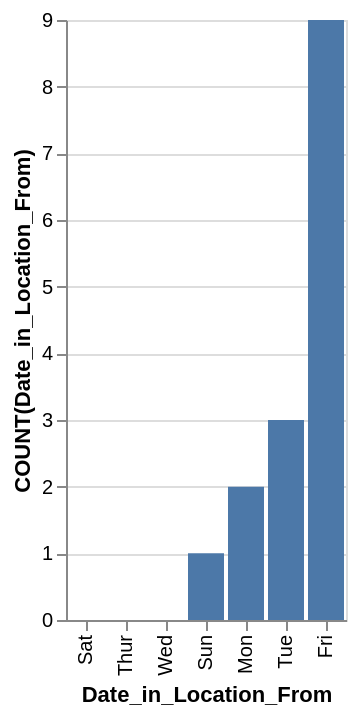

The specification (Vega-Lite) saved for this image:
### Vega-Lite specification from a JSON file in a GitHub repository (floating-point values rounded to 4 significant figures)
{"data": {"values": [{"x_data": "Sat", "y_data": 0}, {"x_data": "Thur", "y_data": 0}, {"x_data": "Wed", "y_data": 0}, {"x_data": "Sun", "y_data": 1}, {"x_data": "Mon", "y_data": 2}, {"x_data": "Tue", "y_data": 3}, {"x_data": "Fri", "y_data": 9}]}, "mark": "bar", "encoding": {"x": {"field": "x_data", "type": "nominal", "title": "Date_in_Location_From", "sort": {"op": "sum", "field": "y_data", "order": "ascending"}}, "y": {"field": "y_data", "type": "quantitative", "title": "COUNT(Date_in_Location_From)"}}}
